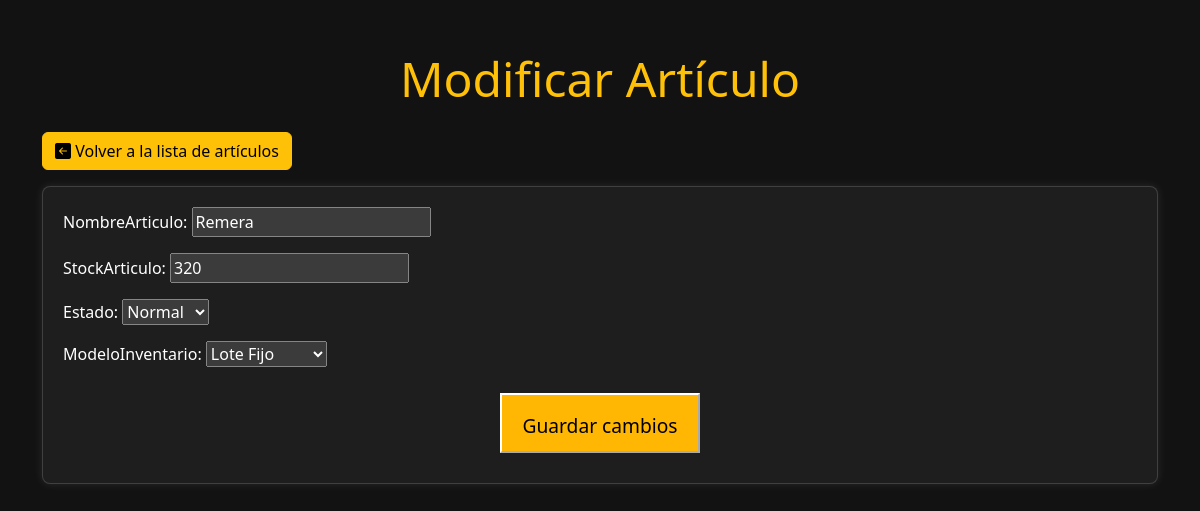
The page /articulos/modificar/4/ on the database as committed earlier.
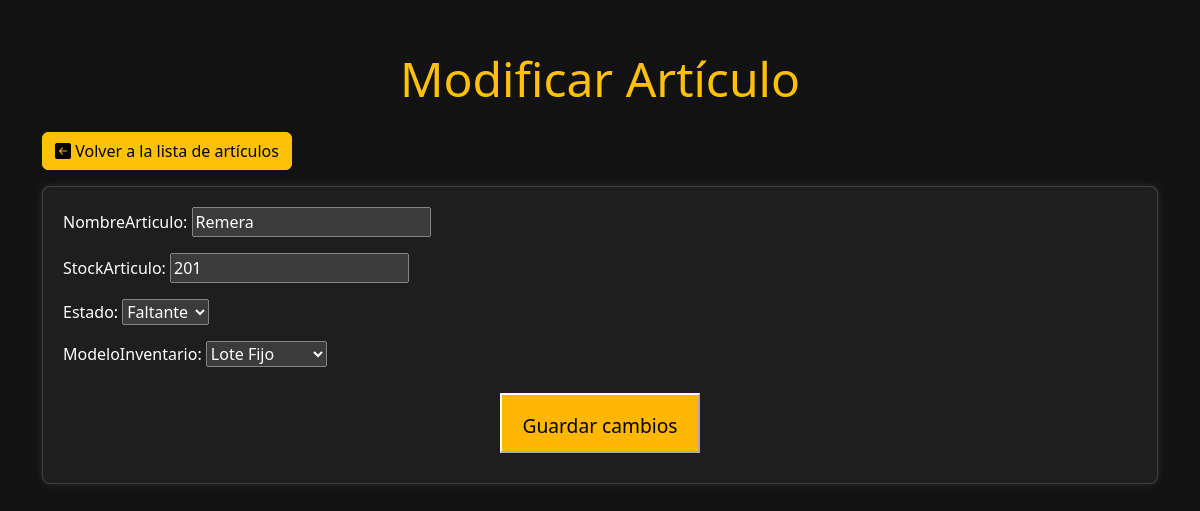
The same page on the database as committed later.
### stock/models.py (models this page shows)
class Articulo(models.Model):
    codArticulo = models.AutoField(primary_key=True)
    fechaAltaArticulo = models.DateField(auto_now_add=True)
    fechaBajaArticulo = models.DateField(null=True, blank=True, max_length=30)
    nombreArticulo = models.CharField(max_length=30)
    stockArticulo = models.IntegerField()
    puntoPedido = models.IntegerField(default=0)
    stockSeguridad = models.IntegerField(default=0)
    loteOptimo = models.IntegerField(default=0)
    cantidasIntervaloFijo = models.IntegerField(default=0)
    estado = models.ForeignKey(EstadoArticulo, on_delete=models.CASCADE, related_name='articulos')
    modeloInventario = models.ForeignKey(ModeloInventario, on_delete=models.CASCADE, related_name="articulos")
    proveedor = models.ForeignKey(Proveedor, on_delete=models.CASCADE, related_name='articulos', null=True)

### stock/views.py (the view)
# urls.py: path('articulos/modificar/<int:pk>/', ModificarArticulo.as_view(), name='modificar_articulo'),
class ModificarArticulo(UpdateView):
    model = Articulo
    form_class = ArticuloForm
    template_name = 'modificar_articulo.html'
    success_url = reverse_lazy('lista_articulos')

### stock/forms.py
class ArticuloForm(forms.ModelForm):
    class Meta:
        model = Articulo
        fields = ['nombreArticulo', 'stockArticulo', 'estado', 'modeloInventario']
    def __init__(self, *args, **kwargs):
        super().__init__(*args, **kwargs)
        self.fields['estado'].empty_label = None
        self.fields['estado'].label_from_instance = lambda obj: obj.nombreEA
        self.fields['modeloInventario'].empty_label = None
        self.fields['modeloInventario'].label_from_instance = lambda obj: obj.nombreMI

### stock/Templates/modificar_articulo.html (shortened to what this page needs)
<!DOCTYPE html>
<html lang="en" data-bs-theme="dark">
<head>
    <link href="https://cdn.jsdelivr.net/npm/bootstrap@5.3.3/dist/css/bootstrap.min.css" rel="stylesheet"
>
    <link rel="stylesheet" href="https://cdn.jsdelivr.net/npm/bootstrap-icons@1.11.3/font/bootstrap-icons.min.css">
</head>
<body>
    <div class="container">
        <h1 class="display-5 text-center text-warning mb-4">Modificar Artículo</h1>
        <a href="{% url 'lista_articulos' %}" class="btn btn-warning mb-3"><i class="bi bi-arrow-left-square-fill"></i> Volver a la lista de artículos</a>
        <div class="card">
            <form method="post">
                <div class="mb-3">
                    {{ form.as_p }}
                </div>
                <div class="text-center">
                    <button type="submit" class="btn-custom">Guardar cambios</button>
                </div>
            </form>
        </div>
    </div>
</body>
</html>

Rows that differ between the two databases and show on the page:
changed Articulo "Remera": stockArticulo "320" → "201"; estado "Normal" → "Faltante"
